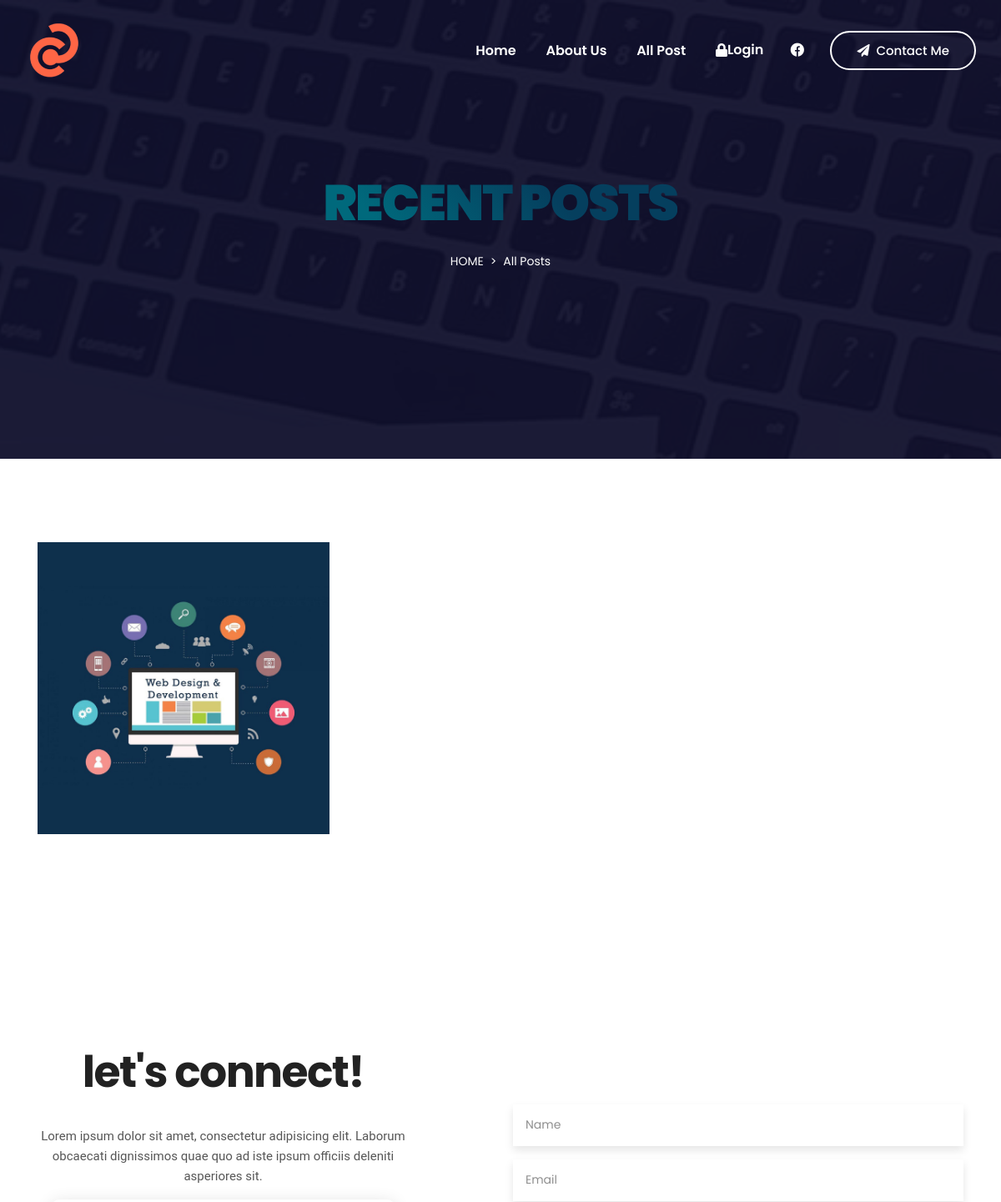
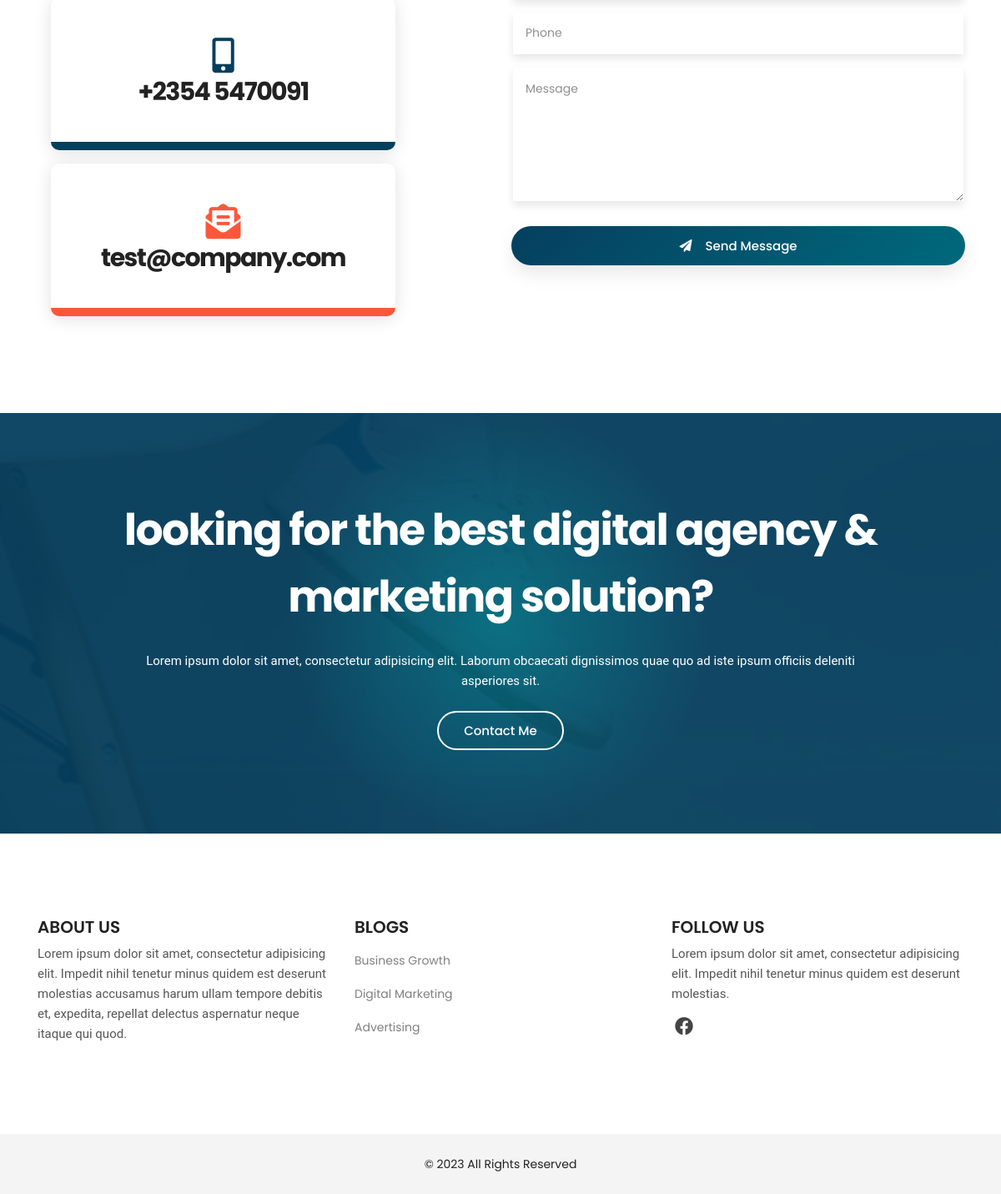
The app's page /post.php with its own data (2 pictures, top to bottom).
### tables this page shows
CREATE TABLE `logo` (
  `id` int(11) NOT NULL,
  `xfile` varchar(1000) NOT NULL,
  `ufile` varchar(1000) NOT NULL,
  `updated_at` timestamp NOT NULL DEFAULT current_timestamp() ON UPDATE current_timestamp()
);

CREATE TABLE `social` (
  `id` int(11) NOT NULL,
  `name` varchar(150) NOT NULL,
  `fa` varchar(150) NOT NULL,
  `social_link` varchar(500) NOT NULL
);

CREATE TABLE `portfolio` (
  `id` int(11) NOT NULL,
  `port_title` varchar(500) NOT NULL,
  `port_desc` varchar(1000) NOT NULL,
  `port_detail` varchar(2000) NOT NULL,
  `ufile` varchar(1000) NOT NULL,
  `updated_at` timestamp NOT NULL DEFAULT current_timestamp() ON UPDATE current_timestamp()
);

CREATE TABLE `section_title` (
  `id` int(11) NOT NULL,
  `about_title` varchar(500) NOT NULL,
  `about_text` varchar(1000) NOT NULL,
  `why_title` varchar(500) NOT NULL,
  `why_text` varchar(1000) NOT NULL,
  `service_title` varchar(500) NOT NULL,
  `service_text` varchar(1000) NOT NULL,
  `port_title` varchar(500) NOT NULL,
  `port_text` varchar(1000) NOT NULL,
  `test_title` varchar(500) NOT NULL,
  `test_text` varchar(1000) NOT NULL,
  `contact_title` varchar(500) NOT NULL,
  `contact_text` varchar(1000) NOT NULL,
  `enquiry_title` varchar(500) NOT NULL,
  `enquiry_text` varchar(1000) NOT NULL
);

CREATE TABLE `sitecontact` (
  `id` int(11) NOT NULL,
  `phone1` varchar(150) NOT NULL,
  `phone2` varchar(150) NOT NULL,
  `email1` varchar(100) NOT NULL,
  `email2` varchar(100) NOT NULL,
  `longitude` varchar(100) NOT NULL,
  `latitude` varchar(150) NOT NULL,
  `updated_at` timestamp NOT NULL DEFAULT current_timestamp() ON UPDATE current_timestamp()
);

CREATE TABLE `siteconfig` (
  `id` int(11) NOT NULL,
  `site_keyword` varchar(1000) NOT NULL,
  `site_desc` varchar(500) NOT NULL,
  `site_title` varchar(300) NOT NULL,
  `site_about` varchar(1000) NOT NULL,
  `site_footer` varchar(1000) NOT NULL,
  `follow_text` varchar(1000) NOT NULL,
  `site_url` varchar(50) NOT NULL,
  `updated_at` timestamp NOT NULL DEFAULT current_timestamp() ON UPDATE current_timestamp()
);

CREATE TABLE `service` (
  `id` int(11) NOT NULL,
  `service_title` varchar(500) NOT NULL,
  `service_desc` varchar(1000) NOT NULL,
  `service_detail` varchar(2000) NOT NULL,
  `ufile` varchar(1000) NOT NULL,
  `upadated_at` timestamp NOT NULL DEFAULT current_timestamp() ON UPDATE current_timestamp()
);

### post.php (the view, shortened to what this page needs)
<?php include "header.php";?>
        <section class="section breadcrumb-area overlay-dark d-flex align-items-center">
            <div class="container">
                <div class="row">
                    <div class="col-12">
                        <div class="breadcrumb-content text-center">
                            <h2 class="text-white text-uppercase mb-3">Recent Posts</h2>
                            <ol class="breadcrumb d-flex justify-content-center">
                                <li class="breadcrumb-item"><a class="text-uppercase text-white" href="index.html">Home</a></li>
                                <li class="breadcrumb-item text-white active">All Posts </li>
                            </ol>
                        </div>
                    </div>
                </div>
            </div>
        </section>
     <section id="portfolio" class="portfolio-area overflow-hidden ptb_100">
            <div class="container">
                <div class="row items portfolio-items">
                <?php
				   $q="SELECT * FROM  portfolio ORDER BY id DESC";
 $r123 = mysqli_query($con,$q);
while($ro = mysqli_fetch_array($r123))
{
	$id="$ro[id]";
	$port_title="$ro[port_title]";
    $port_desc="$ro[port_desc]";
    $ufile="$ro[ufile]";
print "
<div class='col-12 col-sm-6 col-lg-4 portfolio-item' data-groups='['marketing','development']'>
<div class='single-case-studies'>
    <a href='portdetail.php?id=$id'>
        <img src='dashboard/uploads/portfolio/$ufile' alt=''>
    </a>
    <a href='portdetail.php?id=$id' class='case-studies-overlay'>
        <span class='overlay-text text-center p-3'>
            <h3 class='text-white mb-3'>$port_title</h3>
            <p class='text-white'>$port_desc.</p>
        </span>
    </a>
</div>
</div>
";
}
?>
                </div>
            </div>
        </section>
        <section id="contact" class="contact-area ptb_100">
            <div class="container">
                <div class="row justify-content-between align-items-center">
                    <div class="col-12 col-lg-5">
                        <div class="section-heading text-center mb-3">
                            <h2><?php print $contact_title ?></h2>
                            <p class="d-none d-sm-block mt-4"><?php print $contact_text ?></p>
                        </div>
                        <div class="contact-us">
                            <ul>
                                <li class="contact-info color-1 bg-hover active hover-bottom text-center p-5 m-3">
                                    <span><i class="fas fa-mobile-alt fa-3x"></i></span>
                                    <a class="d-block my-2" href="tel:<?php print $phone1 ?>">
                                        <h3><?php print $phone1 ?></h3>
                                    </a>
                                </li>
                                <li class="contact-info color-3 bg-hover active hover-bottom text-center p-5 m-3">
                                    <span><i class="fas fa-envelope-open-text fa-3x"></i></span>
                                    <a class="d-none d-sm-block my-2" href="mailto:<?php print $email1 ?>">
                                        <h3><?php print $email1 ?></h3>
                                    </a>
                                </li>
                            </ul>
                        </div>
                    </div>
                    <div class="col-12 col-lg-6 pt-4 pt-lg-0">
                        <div class="contact-box text-center">
<form action="" method="post" enctype="multipart/form-data">
                                <div class="row">
                                    <div class="col-12">
                                        <div class="form-group">
                                            <input type="text" class="form-control" name="name" placeholder="Name" required="required">
                                        </div>
                                        <div class="form-group">
                                            <input type="email" class="form-control" name="email" placeholder="Email" required="required">
                                        </div>
                                        <div class="form-group">
                                            <input type="text" class="form-control" name="phone" placeholder="Phone" required="required">
                                        </div>
                                    </div>
                                    <div class="col-12">
                                        <div class="form-group">
                                            <textarea class="form-control" name="message" placeholder="Message" required="required"></textarea>
                                        </div>
                                    </div>
                                    <div class="col-12">
                                        <button type="submit" class="btn btn-bordered active btn-block mt-3" name="save"><span class="text-white pr-3"><i class="fas fa-paper-plane"></i></span>Send Message</button>
                                    </div>
                                </div>
                            </form>
                        </div>
                    </div>
                </div>
            </div>
        </section>
        <section class="section cta-area bg-overlay ptb_100">
            <div class="container">
                <div class="row justify-content-center">
                    <div class="col-12 col-lg-10">
                        <div class="section-heading text-center m-0">
                            <h2 class="text-white"><?php print $enquiry_title; ?></h2>
                            <p class="text-white d-none d-sm-block mt-4"><?php print $enquiry_text; ?></p>
                            <a href="contact" class="btn btn-bordered-white mt-4">Contact Me</a>
                        </div>
                    </div>
                </div>
            </div>
        </section>
      <?php include "footer.php"; ?>

### header.php (shortened to what this page needs)
<?php include "z_db.php";?>
<!doctype html>
<html class="no-js" lang="en">
<?php
    $rrs=mysqli_query($con,"SELECT * FROM section_title Where id=1");
$rs = mysqli_fetch_array($rrs);
$enquiry_title="$rs[enquiry_title]";
$enquiry_text="$rs[enquiry_text]";
$contact_title="$rs[contact_title]";
$contact_text="$rs[contact_text]";
?>
<?php
    $rt=mysqli_query($con,"SELECT * FROM sitecontact where id=1");
    $tr = mysqli_fetch_array($rt);
    $phone1 = "$tr[phone1]";
    $email1 = "$tr[email1]";
?>
<head>
    <?php
    $rr=mysqli_query($con,"SELECT * FROM siteconfig where id=1");
    $r = mysqli_fetch_array($rr);
    $site_about = "$r[site_about]";
    $site_footer = "$r[site_footer]";
    $follow_text = "$r[follow_text]";
?>
    <link rel="stylesheet" href="assets/css/style.css">
    <link rel="stylesheet" href="assets/css/responsive.css">
</head>
<body>
    <div class="main overflow-hidden">
        <header id="header">
            <nav data-aos="zoom-out" data-aos-delay="800" class="navbar navbar-expand">
                <div class="container header">
                    <?php
    $rt=mysqli_query($con,"SELECT ufile FROM logo where id=1");
    $tr = mysqli_fetch_array($rt);
    $ufile = "$tr[ufile]";
?>
                    <a class="navbar-brand" href="index.php">
                        <img class="navbar-brand-regular" src="dashboard/uploads/logo/<?php print $ufile?>" alt="brand-logo">
                    </a>
                    <ul class="navbar-nav items">
                        <li class="nav-item">
                            <a class="nav-link" href="home">Home </a>
                        </li>
                        <li class="nav-item">
                            <a href="about" class="nav-link">About Us</a>
                        </li>
                        <li class="nav-item">
                            <a href="post.php" class="nav-link">All Post</a>
                        </li>
                       <li class="nav-item">
                            <a href="dashboard/login" class="nav-link"><i class="fa fa-lock"></i> Login</a>
                        </li>
                    </ul>
                    <ul class="navbar-nav icons">
                    <?php
   $q="SELECT * FROM  social ORDER BY id DESC LIMIT 5";
 $r123 = mysqli_query($con,$q);
while($ro = mysqli_fetch_array($r123))
{
    $fa="$ro[fa]";
    $social_link="$ro[social_link]";
print "
<li class='nav-item social'>
<a href='$social_link' class='nav-link'><i class='fab $fa'></i></a>
</li>
";
}?>
                    </ul>
                    <ul class="navbar-nav action">
                        <li class="nav-item ml-3">
                            <a href="contact" class="btn ml-lg-auto btn-bordered-white"><i class="fas fa-paper-plane contact-icon mr-md-2"></i>Contact Me</a>
                        </li>
                    </ul>
                </div>
            </nav>
        </header>

### footer.php (shortened to what this page needs)
<?php include "z_db.php";?>
  <footer class="section footer-area">
            <div class="footer-top ptb_100">
                <div class="container">
                    <div class="row">
                        <div class="col-12 col-sm-6 col-lg-4">
                            <div class="footer-items">
                            <h3 class="footer-title text-uppercase mb-2">About Us</h3>
                                <p class="mb-2"><?php print $site_about?></p>
                            </div>
                        </div>
                        <div class="col-12 col-sm-6 col-lg-4">
                            <div class="footer-items">
                                <h3 class="footer-title text-uppercase mb-2">Blogs</h3>
                                <ul>
 <?php
   $q="SELECT * FROM  service ORDER BY id DESC LIMIT 5";
 $r123 = mysqli_query($con,$q);
while($ro = mysqli_fetch_array($r123))
{
	$id="$ro[id]";
	$service_title="$ro[service_title]";
print "
<li class='py-2'><a class='text-black-50' href='servicedetail.php?id=$id'>$service_title</a></li>
";
}
?>
                                </ul>
                            </div>
                        </div>
                        <div class="col-12 col-sm-6 col-lg-4">
                            <div class="footer-items">
                                <h3 class="footer-title text-uppercase mb-2">Follow Us</h3>
                                <p class="mb-2"><?php print $follow_text ?></p>
                                <ul class="social-icons list-inline pt-2">
                                <?php
   $q="SELECT * FROM  social ORDER BY id DESC LIMIT 5";
 $r123 = mysqli_query($con,$q);
while($ro = mysqli_fetch_array($r123))
{
    $fa="$ro[fa]";
    $social_link="$ro[social_link]";
print "
<li class='list-inline-item px-1'><a href='$social_link'><i class='fab $fa'></i></a></li>
";
}
?>
                                </ul>
                            </div>
                        </div>
                    </div>
                </div>
            </div>
            <div class="footer-bottom bg-grey">
                <div class="container">
                    <div class="row">
                        <div class="col-12">
                            <div class="copyright-area d-flex flex-wrap justify-content-center text-center py-4">
                                <div class="copyright-center"><?php print $site_footer ?></div>
                            </div>
                        </div>
                    </div>
                </div>
            </div>
        </footer>
    </div>
</body>
</html>

### records on screen
logo: ufile (picture)
portfolio: ufile (picture)
section_title: contact_title "let's connect!", contact_text "Lorem ipsum dolor sit amet, consectetur adipisicing elit. Laborum obcaecati dignissimos quae quo ad iste ipsum officiis deleniti asperiores sit.", enquiry_title "looking for the best digital agency & marketing solution?", enquiry_text "Lorem ipsum dolor sit amet, consectetur adipisicing elit. Laborum obcaecati dignissimos quae quo ad iste ipsum officiis deleniti asperiores sit."
sitecontact: phone1 "+2354 5470091", email1 "test@company.com"
siteconfig: site_about "Lorem ipsum dolor sit amet, consectetur adipisicing elit. Impedit nihil tenetur minus quidem est deserunt molestias accusamus harum ullam tempore debitis et, expedita, repellat delectus aspernatur neque itaque qui quod.", follow_text "Lorem ipsum dolor sit amet, consectetur adipisicing elit. Impedit nihil tenetur minus quidem est deserunt molestias.", site_footer "© 2023 All Rights Reserved"
service: service_title "Business Growth"
service: service_title "Digital Marketing"
service: service_title "Advertising"
